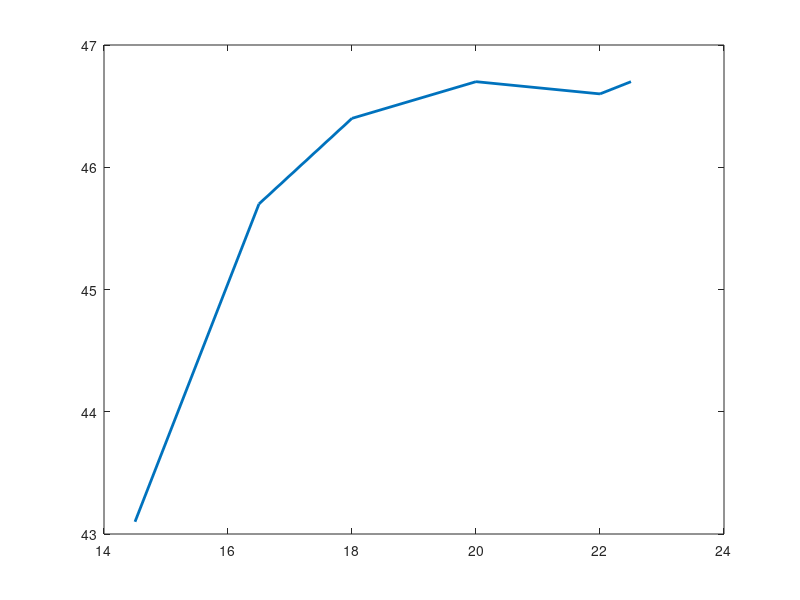

MATLAB code to generate this figure: (Note: this script raises an error after producing the figure.)
% power vs aperture size

aperture_size = [22.5 22 20 18 16.5 14.5];
power = [46.7 46.6 46.7 46.4 45.7 43.1];

transmission = power/power(1)*100

spot_diam = [19 19 19 18.5 18 17];
dist = 22;

spot_diam = [11 11 11 10.5 8.5 7.5];
dist = 13;


WD = 3;
n = 1.33;
NA = n*sin(atan(spot_diam/2/(dist-WD)))

figure(1); clf(1);
plot(aperture_size,power,'LineWidth',2);

%%%%%%%%%%%%%%%%%%%%%%%%%%%%%%%%%%%%%%%%%%%%%%%%%%%%%%
base_dir = '/Users/sofroniewn/Documents/svoboda_lab/LFS/Calibration/2014_02_02/scanimage/';

no_ring_im_base = 'an232221_2014_02_02_no_ring_';
ring_im_base = 'an232221_2014_02_02_14x5_ring_';


im = load_image([base_dir no_ring_im_base '010.tif']);
im_r = load_image([base_dir ring_im_base '010.tif']);

%%%%%%%%%%%%%%%%%%%%%%%%%%%%%%%%%%%%%%%%%%%%%%%%%%%%%%%
%%%%%%%%%%%%%%%%%%%%%%%%%%%%%%%%%%%%%%%%%%%%%%%%%%%%%%%
%% COMPUTE GLOBAL CROSS CORR TO ALGIN in XYZ
cut_val = 30;
im = im(cut_val:end-cut_val,cut_val:end-cut_val,:);
im_r = im_r(cut_val:end-cut_val,cut_val:end-cut_val,:);
[optimizer, metric] = imregconfig('monomodal')
tform = imregtform(im_r, im, 'translation', optimizer, metric);
tform = round(tform.T);



im_rs = NaN(size(im_r));
if tform(4,3) > 0
	for ij = 1:size(im_r,3) - tform(4,3)
	im_rs(:,:,ij+tform(4,3)) = func_im_shift(im_r(:,:,ij+tform(4,3)),-[tform(4,2) tform(4,1)]);
	end
	else
	for ij = 1:size(im_r,3) + tform(4,3)
	im_rs(:,:,ij) = func_im_shift(im_r(:,:,ij)-tform(4,3),-[tform(4,2) tform(4,1)]);	
	end
end

im_overlay = repmat(im(:,:,25),[1, 1, 3]);
im_overlay(:,:,3) = im_rs(:,:,25);

figure(4)
clf(4)
imshow(im_overlay/im_scale)
%slope_im = regress(im_rs(1:10:end)',im(1:10:end)');
%im_rs = im_rs/slope_im;

%%
figure(3)
clf(3)
plot(im(1:10:end),im_rs(1:10:end),'.r')
grid on
axis equal
%%


figure(1)
clf(1)
imshow(im_overlay/im_scale)

%% XYZ SLICE
width = 20;
num_slice = 25;
ax = plot_slices(200,250,width,num_slice,im,im_rs);
for ij = 1:10
	[x y] = ginput(1);
	if x > size(im,1)
		x = x - size(im,1);
	end
	ax = plot_slices(round(y),round(x),width,num_slice,im,im_rs);
end
